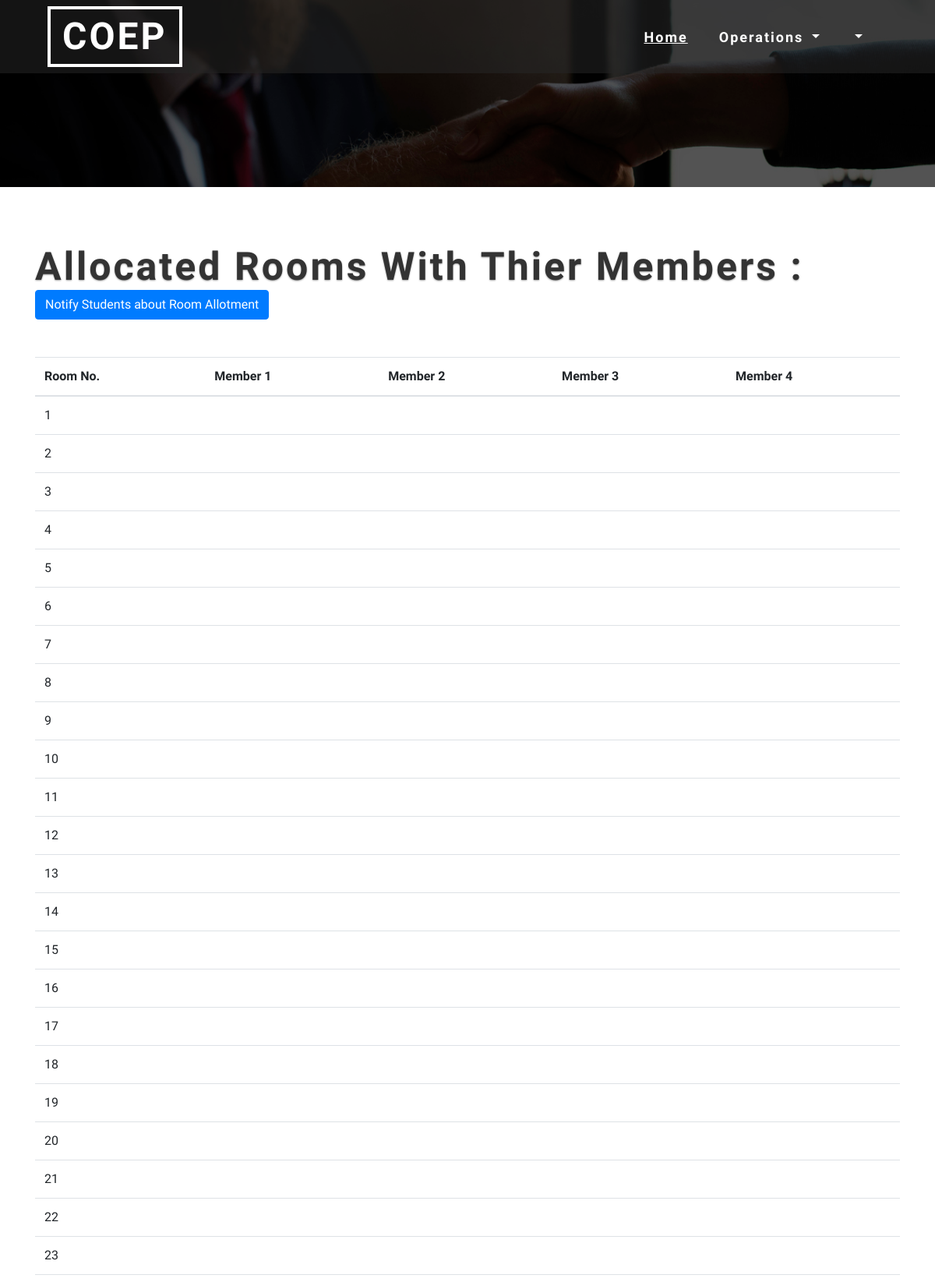
The app's page /allocated_rooms.php (upper part) with its own data.
### tables this page shows
CREATE TABLE `Rooms` (
  `room_no` int(3) NOT NULL,
  `Is_alloted` tinyint(1),
  `MIS1` varchar(255),
  `MIS2` varchar(255),
  `MIS3` varchar(255),
  `MIS4` varchar(255),
  PRIMARY KEY (`room_no`),
  FOREIGN KEY (`MIS1`) REFERENCES `Students` (`MIS`) ON DELETE CASCADE,
  FOREIGN KEY (`MIS2`) REFERENCES `Students` (`MIS`) ON DELETE CASCADE,
  FOREIGN KEY (`MIS3`) REFERENCES `Students` (`MIS`) ON DELETE CASCADE,
  FOREIGN KEY (`MIS4`) REFERENCES `Students` (`MIS`) ON DELETE CASCADE
);

### allocated_rooms.php (the view, shortened to what this page needs)
<!DOCTYPE html>
<html lang="en">
<head>
	<link rel="stylesheet" href="web_home/css_home/bootstrap.css">
	<link rel="stylesheet" href="web_home/css_home/style.css" type="text/css" media="all" />
	<link rel="stylesheet" href="web_home/css_home/fontawesome-all.css">
</head>
<body>
<div class="inner-page-banner" id="home">
<header>
	<div class="container agile-banner_nav">
		<nav class="navbar navbar-expand-lg navbar-light bg-light">
			<h1><a class="navbar-brand" href="home_manager.php">COEP <span class="display"></span></a></h1>
			<div class="collapse navbar-collapse justify-content-center" id="navbarSupportedContent">
				<ul class="navbar-nav ml-auto">
					<li class="nav-item active">
						<a class="nav-link" href="home_manager.php">Home <span class="sr-only">(current)</span></a>
					</li>
					<li class="dropdown nav-item">
						<a href="#" class="dropdown-toggle nav-link" data-toggle="dropdown">Operations
						</a>
					</li>
					<li class="dropdown nav-item">
						<a href="#" class="dropdown-toggle nav-link" data-toggle="dropdown"><?php echo $_SESSION['username']; ?>
						</a>
					</li>
				</ul>
			</div>
		</nav>
	</div>
</header>
</div>
<br><br><br>
<?php
function getStudentName($mis){
    $sql = "SELECT `Name` FROM Students WHERE MIS='$mis'";
    $result = mysqli_query($conn, $sql);
}
echo '<div class="container ">';
echo '<h3 class="heading text-capitalize " >Allocated Rooms with thier Members :</h3>';
$query = "SELECT * FROM Rooms";
$result = mysqli_query($conn,$query);
echo '<table class="table table-hover">';
echo '<thead>';
echo '<tr>';
echo '<th>Room No.</th>';
echo '<th>Member 1</th>';
echo '<th>Member 2</th>';
echo '<th>Member 3</th>';
echo '<th>Member 4</th>';
echo '</tr>';
echo '</thead>';
echo '<tbody>';
while($row = mysqli_fetch_assoc($result)){
	$room_no = $row['room_no'];
	$member1 = $row['MIS1'];
	$member2 = $row['MIS2'];
	$member3 = $row['MIS3'];
	$member4 = $row['MIS4'];
	$membername1 = getStudentName($member1);
	$membername2 = getStudentName($member2);
	$membername3 = getStudentName($member3);
	$membername4 = getStudentName($member4);
	echo '<tr>';
	echo '<td>'.$room_no.'</td>';
	echo '<td>'.$member1.'<br>'.$membername1.'</td>';
	echo '<td>'.$member2.'<br>'.$membername2.'</td>';
	echo '<td>'.$member3.'<br>'.$membername3.'</td>';
	echo '<td>'.$member4.'<br>'.$membername4.'</td>';
	echo '</tr>';
}
?>
<form id="notify_form" action="includes/inform_room_allocation.inc.php" method="POST">
	<input type="submit" class="btn btn-primary" value="Notify Students about Room Allotment" name="notify_room_allotment">
</form>
<br>
<br>
<br>
</body>
</html>

### web_home/css_home/style.css (style rules this page uses)
body { padding:0; margin:0; position:relative; font-family: 'Poiret One', cursive; }
body a { transition:0.5s all; -webkit-transition:0.5s all; -moz-transition:0.5s all; -o-transition:0.5s all; -ms-transition:0.5s all; }
input[type="button"],input[type="submit"],.contact-form input[type="submit"] { transition:0.5s all; -webkit-transition:0.5s all; -moz-transition:0.5s all; -o-transition:0.5s all; -ms-transition:0.5s all; }
h1,h2,h3,h4,h5,h6 { margin:0; }
ul { margin:0; padding:0; }
header { position: absolute; z-index: 9; width: 100%; background: rgba(37, 37, 37, 0.54); }
.bg-light { background-color: transparent !important; }
h1 { font-size: inherit; }
.navbar-nav > li { margin-right: 1.5em; }
.navbar-light .navbar-nav .show > .nav-link, .navbar-light .navbar-nav .active > .nav-link, .navbar-light .navbar-nav .nav-link.show, .navbar-light .navbar-nav .nav-link.active { color: #fff; font-size: 18px; font-weight: 700; letter-spacing: 2px; text-decoration: underline; }
.navbar-light .navbar-nav .nav-link { color: #fff; font-size: 18px; font-weight: 700; letter-spacing: 2px; }
.navbar-light .navbar-brand { color: #fff; font-size: 3em; text-decoration: none; border: 4px solid #fff; text-transform: uppercase; font-weight: 700; margin: 0; text-align: center; letter-spacing: 3px; padding: 10px 15px; line-height: 50px; }
h3.heading,h2.heading { font-size: 50px; font-weight: 700; letter-spacing: 3px; color: #333; text-shadow: 0 1px 2px rgba(0, 0, 0, 0.4); }
.inner-page-banner { background: url(../images/1.jpg) no-repeat center; height: 20vw; background-size: cover; }

### records on screen
rooms: room_no "1"
rooms: room_no "2"
rooms: room_no "3"
rooms: room_no "4"
rooms: room_no "5"
rooms: room_no "6"
rooms: room_no "7"
rooms: room_no "8"
rooms: room_no "9"
rooms: room_no "10"
rooms: room_no "11"
rooms: room_no "12"
rooms: room_no "13"
rooms: room_no "14"
rooms: room_no "15"
rooms: room_no "16"
rooms: room_no "17"
rooms: room_no "18"
rooms: room_no "19"
rooms: room_no "20"
rooms: room_no "21"
rooms: room_no "22"
rooms: room_no "23"
